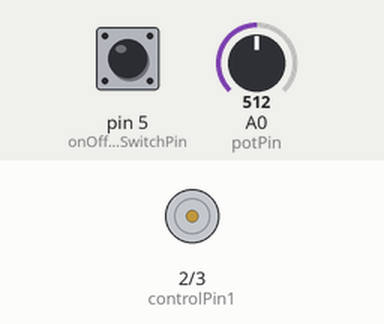
A sketch run on a simulated Arduino Uno, built with avr-gcc and run on an emulated ATmega328P. On the bench: motor-driver pin pairs drawn as motors (green arrow = first pin HIGH = forward, orange = second pin HIGH = backward, longer = more drive, scaled by the enable pin). Inputs (shaded band) come from the test bench; at power-on: pin 5 (onOffSwitchStateSwitchPin) LOW, A0 (potPin) = 512. What the sketch prints to the serial monitor is not drawn.

Above: at 1.2 s.
1.3 s: pin 5 (onOffSwitchStateSwitchPin) pulled HIGH for 0.15 s
At 1.6 s:
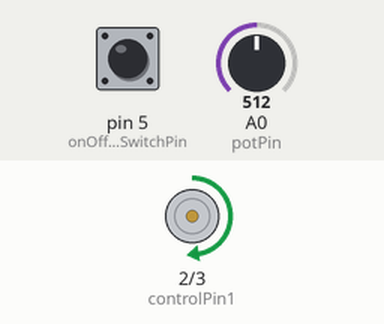
2.9 s: A0 (potPin) set to 716
At 4.1 s:
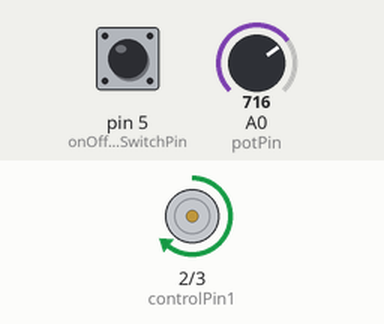
4.4 s: A0 (potPin) set to 900
At 5.1 s:
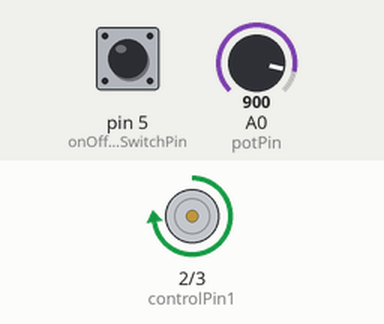
5.9 s: A0 (potPin) set to 122
At 6.4 s:
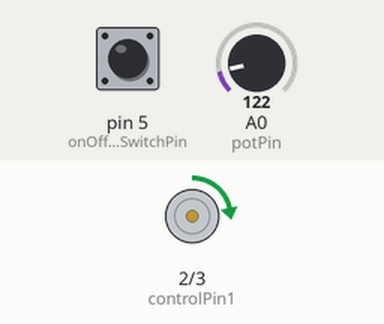
7.4 s: pin 5 (onOffSwitchStateSwitchPin) pulled HIGH for 1 s
At 8.6 s:
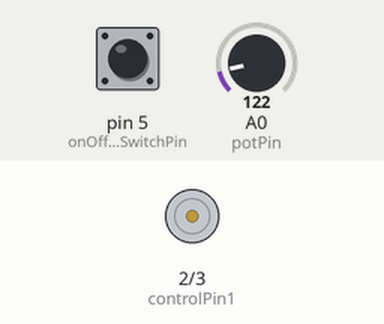
9.9 s: pin 5 (onOffSwitchStateSwitchPin) pulled HIGH for 3.2 s
At 10.5 s:
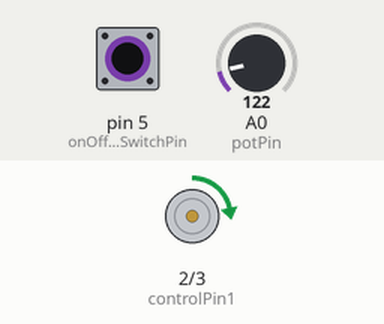
Timing chart, 0 to 12.9 s (numbered marks = the images above; inputs shaded):
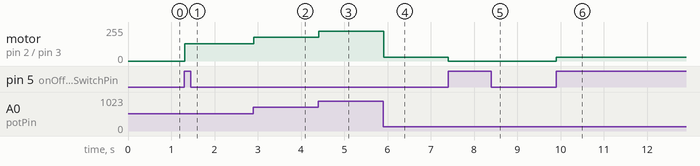

The sketch:

Project10.ino.ino
```cpp
// Control speed on motor with potentiometer, one switch to control on/off, another switch to control direction

const int controlPin1 = 2;
const int controlPin2 = 3;
const int enablePin = 9;
const int onOffSwitchStateSwitchPin = 5;
const int potPin = A0;

int onOffSwitchState = 0;
int previousOnOffSwitchState = 0;


int motorEnabled = 0;
int motorSpeed = 0;


void setup() {
  // put your setup code here, to run once:
  Serial.begin(9600);
  pinMode(onOffSwitchStateSwitchPin, INPUT);
  pinMode(controlPin1, OUTPUT);
  pinMode(controlPin2, OUTPUT);
  pinMode(enablePin, OUTPUT);
  digitalWrite(enablePin, LOW);

}

void loop() {
  // put your main code here, to run repeatedly:
  onOffSwitchState = digitalRead(onOffSwitchStateSwitchPin);
  delay(1);
  motorSpeed = analogRead(potPin)/4;
  if (onOffSwitchState != previousOnOffSwitchState){
    if (onOffSwitchState == HIGH){
      motorEnabled = !motorEnabled;
    }
  }

  digitalWrite(controlPin1, HIGH);
  digitalWrite(controlPin2, LOW);

  Serial.println(motorSpeed);

  if (motorEnabled == 1){
    analogWrite(enablePin, motorSpeed);
  }else{
    analogWrite(enablePin, 0);
  }
  previousOnOffSwitchState = onOffSwitchState;
}
```

Measured:
- after the input at 1.3 s, motor on pin 2 (controlPin1) / pin 3 (controlPin2): stopped → forward 128/255 at once
- after the input at 2.9 s, motor on pin 2 (controlPin1) / pin 3 (controlPin2): forward 128/255 → forward 179/255 at once
- after the input at 4.4 s, motor on pin 2 (controlPin1) / pin 3 (controlPin2): forward 179/255 → forward 225/255 at once
- after the input at 5.9 s, motor on pin 2 (controlPin1) / pin 3 (controlPin2): forward 225/255 → forward 30/255 at once
- after the input at 7.4 s, motor on pin 2 (controlPin1) / pin 3 (controlPin2): forward 30/255 → stopped at once
- after the input at 9.9 s, motor on pin 2 (controlPin1) / pin 3 (controlPin2): stopped → forward 30/255 at once
